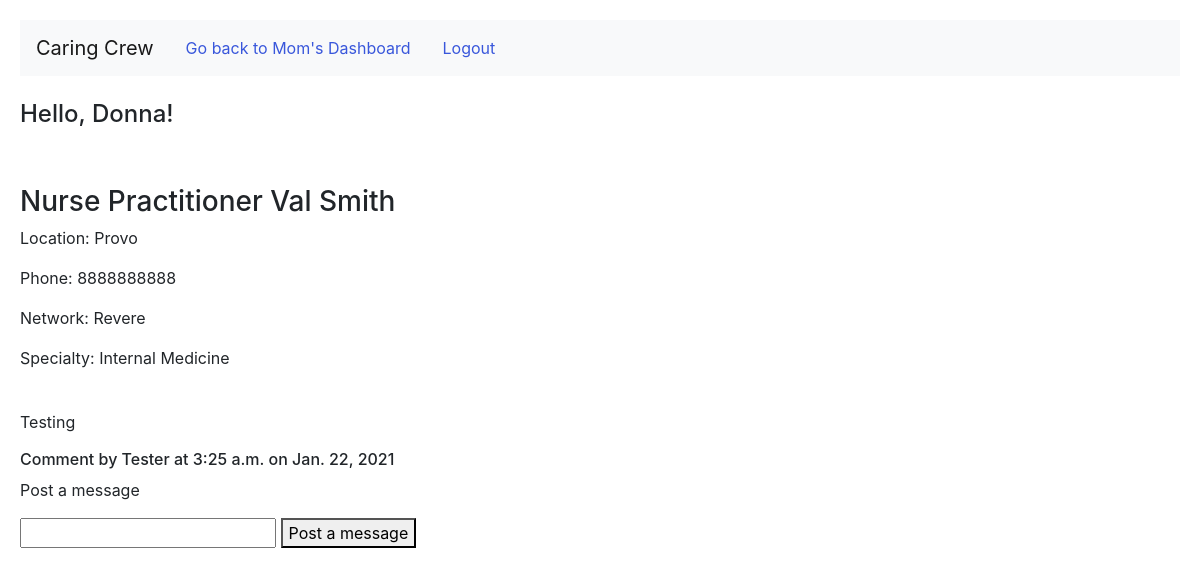
The page /doctors/1/2 (signed in) on the database its author committed.
### python_app/models.py (models this page shows)
class Patient(models.Model):
    first_name = models.CharField(max_length=255)
    last_name = models.CharField(max_length=255)
    known_as_name = models.CharField(max_length=255)
    birthdate = models.DateField()
    caregiver = models.ManyToManyField(User, related_name = "caregivers")
    created_at = models.DateTimeField(auto_now_add=True)
    updated_at = models.DateTimeField(auto_now=True)

class User(models.Model):
    first_name = models.CharField(max_length=255)
    last_name = models.CharField(max_length=255)
    email = models.EmailField(max_length=255)
    password = models.CharField(max_length=255)
    created_at = models.DateTimeField(auto_now_add=True)
    updated_at = models.DateTimeField(auto_now=True)
    objects = UserManager()

class Doctor(models.Model):
    title = models.CharField(max_length = 255)
    first_name = models.CharField(max_length=255)
    last_name = models.CharField(max_length=255)
    location = models.CharField(max_length = 255)
    phone = models.CharField(max_length=12)
    network = models.CharField(max_length=255)
    specialty = models.CharField(max_length=255)
    treating = models.ManyToManyField(Patient, related_name= "treater")
    created_at = models.DateTimeField(auto_now_add=True)
    updated_at = models.DateTimeField(auto_now=True)
    objects = DoctorManager()

class DoctorComment(models.Model):
    commented = models.ForeignKey(User,related_name = 'comments',
    on_delete=models.CASCADE)
    belongs_to = models.ForeignKey(Patient, related_name = 'belong', on_delete = models.CASCADE)
    associated_doctor = models.ForeignKey(Doctor, related_name = "doctors_note", on_delete = models.CASCADE)
    message = models.TextField(max_length=1000)
    created_at = models.DateTimeField(auto_now_add=True)
    updated_at = models.DateTimeField(auto_now=True)

### python_app/views.py (the view)
# urls.py: path('doctors/<int:patient_id>/<int:doctor_id>', views.doctor_details),
def doctor_details(request, doctor_id, patient_id):
    context = {
        'userid' : User.objects.get(id=request.session['uuid']),
        'current_patient' : Patient.objects.get(id=patient_id),
        'this_doctor' : Doctor.objects.get(id=doctor_id),
        'doc_comments': DoctorComment.objects.filter(associated_doctor=doctor_id).filter(belongs_to=patient_id).order_by('-created_at')
    }
    return render(request,"doctor_details.html", context)

### python_app/templates/doctor_details.html (shortened to what this page needs)
<!DOCTYPE html>
<html lang="en">
<head>
    <link rel="stylesheet" href="https://cdn.jsdelivr.net/npm/bootstrap@4.5.3/dist/css/bootstrap.min.css">
    <link rel="stylesheet" href="/static/style.css">
</head>
<body>
    <nav class="navbar navbar-expand-lg navbar-light bg-light">
        <a class="navbar-brand" href="#">Caring Crew</a>
        <span class="nav-link"><a href="/dashboard/{{current_patient.id}}">Go back to {{current_patient.known_as_name}}'s Dashboard</a></span>
        <span class = "nav-link"><a href="/logout">Logout</a></span>
    </nav>
    <br>
    <h4>Hello, {{userid.first_name}}!</h4>
    <br>
    <br>
<h3>{{this_doctor.title}} {{this_doctor.first_name}} {{this_doctor.last_name}}</h3>
<p>Location: {{this_doctor.location}}</p>
<p>Phone: {{this_doctor.phone}}</p>
<p>Network: {{this_doctor.network}}</p>
<p>Specialty: {{this_doctor.specialty}}</p>
{%for comment in doc_comments%}
<br>
<p>{{comment.message}}</p>
<h6>Comment by {{comment.commented.first_name}} at {{comment.created_at.time}} on {{comment.created_at.date}}</h6>
{%endfor%}
<form action="/post/create/{{current_patient.id}}/{{this_doctor.id}}" method = POST>
    <p>Post a message</p>
    <input type="text" name = 'message'>
    <button type="submit">Post a message</button>
</form>
</body>
</html>

### python_app/static/style.css (style rules this page uses)
body { padding: 20px; height: 1000px; }
a { color: rgb(57, 87, 219); }

### rows shown on the page
Patient: known_as_name "Mom"
User: first_name "Donna"
Doctor: title "Nurse Practitioner", first_name "Val", last_name "Smith", location "Provo", phone "8888888888", network "Revere", specialty "Internal Medicine"
DoctorComment: message "Testing", commented.first_name "Tester", created_at.time "3:25 a.m.", created_at "Jan. 22, 2021"
